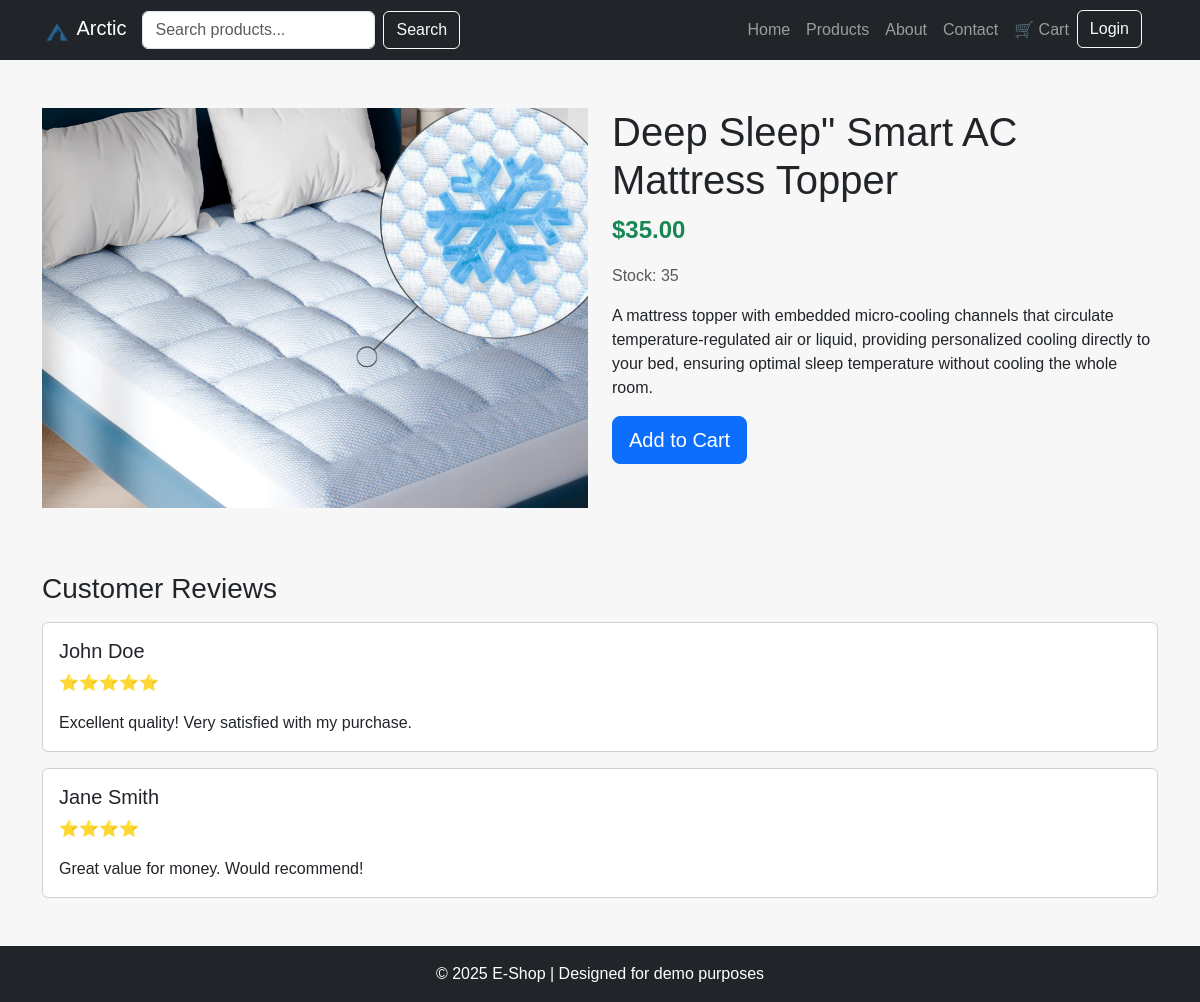
The app's page /product.php?id=8 with its own data.
### tables this page shows
CREATE TABLE `products` (
  `id` int(11) NOT NULL AUTO_INCREMENT,
  `prod_name` varchar(255) DEFAULT NULL,
  `price` int(11) DEFAULT NULL,
  `stock` int(11) DEFAULT NULL,
  `info` text DEFAULT NULL,
  `img` varchar(255) NOT NULL,
  PRIMARY KEY (`id`)
);

### misc/prod_page.php (the view)
<?php
include "database.php";
function prodDetails ()
{
    global $conn;
    $id = isset($_GET['id']) ? (int) $_GET['id'] : 0;
    $query = "SELECT * FROM products WHERE id = {$id}";
    $result = mysqli_query($conn, $query);
    $product = mysqli_fetch_assoc($result);
    $prodID = $product['id'];
    $prodName = $product['prod_name'];
    $prodImg = $product['img'];
    $prodPrice = number_format($product['price'], 2, '.', '');
    $prodStock = $product['stock'];
    $prodInfo = $product['info'];
    $htmlYes = <<<HTML
        <div class="row">
                <div class="col-md-6">
                    <img src="img/products/$prodImg.jpg"
                        alt="$prodName"
                        class="product-img-main mb-3">
                </div>
                <div class="col-md-6">
                    <h1>$prodName</h1>
                    <p class="fs-4 fw-bold text-success">$$prodPrice</p>
                    <p class="text-muted">Stock: $prodStock</p>
                    <p>$prodInfo</p>
                    <div class="d-flex gap-3 mt-3">
                        <a href="cart.php?action=add&id=$prodID"
                            class="btn btn-primary btn-lg">Add to Cart</a>
                    </div>
                </div>
            </div>
            <div class="mt-5">
                <h3>Customer Reviews</h3>
                <div class="card my-3">
                    <div class="card-body">
                        <h5 class="card-title">John Doe</h5>
                        <p class="card-text">⭐⭐⭐⭐⭐</p>
                        <p class="card-text">Excellent quality! Very satisfied with my purchase.</p>
                    </div>
                </div>
                <div class="card my-3">
                    <div class="card-body">
                        <h5 class="card-title">Jane Smith</h5>
                        <p class="card-text">⭐⭐⭐⭐</p>
                        <p class="card-text">Great value for money. Would recommend!</p>
                    </div>
                </div>
            </div>
    HTML;
    $htmlNo = <<<HTML
        <div class="alert alert-danger text-center">Product not found.</div>
    HTML;
    if ($product)
    {
        return $htmlYes;
    }
    else
    {
        return $htmlNo;
    }
}

### styles.css (style rules this page uses)
body { font-family: "JetBrains Mono", sans-serif; margin: 0; padding: 0; background-color: #f7f7f7; }

### product.php (style rules this page uses)
.product-img-main { width: 100%; height: 400px; object-fit: cover; }

### records on screen
products: img (picture), prod_name "Deep Sleep\" Smart AC Mattress Topper", price "35.00", stock "35", info "A mattress topper with embedded micro-cooling channels that circulate temperature-regulated air or liquid, providing personalized cooling directly to your bed, ensuring optimal sleep temperature without cooling the whole room."
